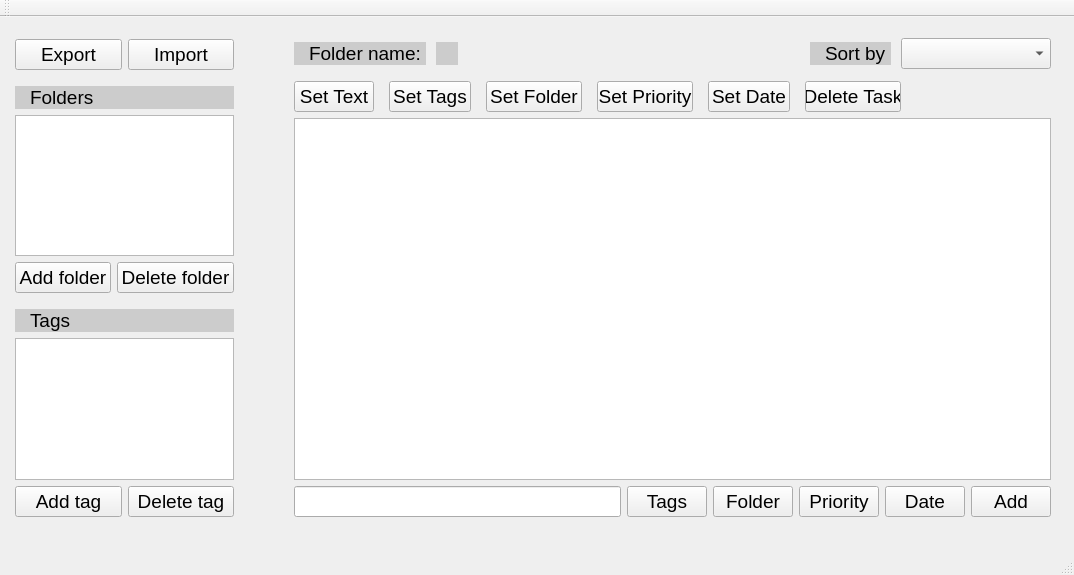
<?xml version="1.0" encoding="UTF-8"?>
<ui version="4.0">
 <class>QtWidgetsApplicationClass</class>
 <widget class="QMainWindow" name="QtWidgetsApplicationClass">
  <property name="geometry">
   <rect>
    <x>0</x>
    <y>0</y>
    <width>1074</width>
    <height>575</height>
   </rect>
  </property>
  <property name="windowTitle">
   <string>QtWidgetsApplication1</string>
  </property>
  <widget class="QWidget" name="centralWidget">
   <widget class="QWidget" name="horizontalLayoutWidget_5">
    <property name="geometry">
     <rect>
      <x>0</x>
      <y>0</y>
      <width>1062</width>
      <height>511</height>
     </rect>
    </property>
    <layout class="QHBoxLayout" name="horizontalLayout_8" stretch="0,0">
     <property name="spacing">
      <number>60</number>
     </property>
     <property name="leftMargin">
      <number>15</number>
     </property>
     <property name="topMargin">
      <number>15</number>
     </property>
     <item>
      <layout class="QVBoxLayout" name="verticalLayout_3">
       <item>
        <layout class="QHBoxLayout" name="horizontalLayout_7">
         <property name="topMargin">
          <number>7</number>
         </property>
         <item>
          <widget class="QPushButton" name="exportButton">
           <property name="font">
            <font>
             <pointsize>14</pointsize>
            </font>
           </property>
           <property name="text">
            <string>Export</string>
           </property>
          </widget>
         </item>
         <item>
          <widget class="QPushButton" name="importButton">
           <property name="font">
            <font>
             <pointsize>14</pointsize>
            </font>
           </property>
           <property name="text">
            <string>Import</string>
           </property>
          </widget>
         </item>
        </layout>
       </item>
       <item>
        <widget class="QLabel" name="label_3">
         <property name="font">
          <font>
           <pointsize>14</pointsize>
          </font>
         </property>
         <property name="styleSheet">
          <string notr="true">background-color: #ccc;
color: #000;
padding-left: 10px;
margin-top: 10px;
margin-left: 0px;</string>
         </property>
         <property name="text">
          <string>Folders</string>
         </property>
        </widget>
       </item>
       <item>
        <widget class="QListWidget" name="folderList">
         <property name="font">
          <font>
           <pointsize>14</pointsize>
          </font>
         </property>
         <property name="cursor" stdset="0">
          <cursorShape>PointingHandCursor</cursorShape>
         </property>
        </widget>
       </item>
       <item>
        <layout class="QHBoxLayout" name="horizontalLayout_4">
         <item>
          <widget class="QPushButton" name="addFolderButton">
           <property name="font">
            <font>
             <pointsize>14</pointsize>
            </font>
           </property>
           <property name="text">
            <string>Add folder</string>
           </property>
          </widget>
         </item>
         <item>
          <widget class="QPushButton" name="deleteFolderButton">
           <property name="font">
            <font>
             <pointsize>14</pointsize>
            </font>
           </property>
           <property name="text">
            <string>Delete folder</string>
           </property>
          </widget>
         </item>
        </layout>
       </item>
       <item>
        <widget class="QLabel" name="label_4">
         <property name="font">
          <font>
           <pointsize>14</pointsize>
          </font>
         </property>
         <property name="styleSheet">
          <string notr="true">background-color: #ccc;
color: #000;
padding-left: 10px;
margin-top: 10px;
margin-left: 0px;</string>
         </property>
         <property name="text">
          <string>Tags</string>
         </property>
        </widget>
       </item>
       <item>
        <widget class="QListWidget" name="tagsList">
         <property name="font">
          <font>
           <pointsize>14</pointsize>
          </font>
         </property>
         <property name="cursor" stdset="0">
          <cursorShape>PointingHandCursor</cursorShape>
         </property>
        </widget>
       </item>
       <item>
        <layout class="QHBoxLayout" name="horizontalLayout_6">
         <item>
          <widget class="QPushButton" name="addTagButton">
           <property name="font">
            <font>
             <pointsize>14</pointsize>
            </font>
           </property>
           <property name="text">
            <string>Add tag</string>
           </property>
          </widget>
         </item>
         <item>
          <widget class="QPushButton" name="deleteTagButton">
           <property name="font">
            <font>
             <pointsize>14</pointsize>
            </font>
           </property>
           <property name="text">
            <string>Delete tag</string>
           </property>
          </widget>
         </item>
        </layout>
       </item>
      </layout>
     </item>
     <item>
      <layout class="QVBoxLayout" name="verticalLayout">
       <item>
        <layout class="QHBoxLayout" name="horizontalLayout_2" stretch="0,0,1,0">
         <property name="spacing">
          <number>0</number>
         </property>
         <item>
          <widget class="QLabel" name="label">
           <property name="font">
            <font>
             <pointsize>14</pointsize>
            </font>
           </property>
           <property name="styleSheet">
            <string notr="true">background-color: #ccc;
color: #000;
padding-left: 10px;
margin: 10px;
margin-left: 0px;</string>
           </property>
           <property name="text">
            <string>Folder name:</string>
           </property>
          </widget>
         </item>
         <item>
          <widget class="QLabel" name="labelTitle">
           <property name="font">
            <font>
             <pointsize>14</pointsize>
             <weight>75</weight>
             <bold>true</bold>
            </font>
           </property>
           <property name="toolTipDuration">
            <number>0</number>
           </property>
           <property name="styleSheet">
            <string notr="true">background-color: #ccc;
color: #000;
padding-left: 10px;
margin: 10px;
margin-left: 0px;
text-align: left;</string>
           </property>
           <property name="text">
            <string/>
           </property>
          </widget>
         </item>
         <item alignment="Qt::AlignRight">
          <widget class="QLabel" name="label_2">
           <property name="font">
            <font>
             <pointsize>14</pointsize>
            </font>
           </property>
           <property name="styleSheet">
            <string notr="true">background-color: #ccc;
padding-left: 10px;
margin: 10px;
margin-left: 150px;
margin-right: 10px;</string>
           </property>
           <property name="text">
            <string>Sort by</string>
           </property>
           <property name="margin">
            <number>0</number>
           </property>
          </widget>
         </item>
         <item alignment="Qt::AlignRight">
          <widget class="QComboBox" name="comboBox">
           <property name="minimumSize">
            <size>
             <width>150</width>
             <height>0</height>
            </size>
           </property>
           <property name="font">
            <font>
             <pointsize>14</pointsize>
            </font>
           </property>
           <property name="styleSheet">
            <string notr="true"/>
           </property>
          </widget>
         </item>
        </layout>
       </item>
       <item>
        <layout class="QHBoxLayout" name="horizontalLayout_3">
         <property name="spacing">
          <number>15</number>
         </property>
         <property name="leftMargin">
          <number>0</number>
         </property>
         <property name="rightMargin">
          <number>150</number>
         </property>
         <item>
          <widget class="QPushButton" name="setTextButton">
           <property name="font">
            <font>
             <pointsize>14</pointsize>
            </font>
           </property>
           <property name="text">
            <string>Set Text</string>
           </property>
          </widget>
         </item>
         <item>
          <widget class="QPushButton" name="setTagsButton">
           <property name="font">
            <font>
             <pointsize>14</pointsize>
            </font>
           </property>
           <property name="text">
            <string>Set Tags</string>
           </property>
          </widget>
         </item>
         <item>
          <widget class="QPushButton" name="setFolderButton">
           <property name="font">
            <font>
             <pointsize>14</pointsize>
            </font>
           </property>
           <property name="text">
            <string>Set Folder</string>
           </property>
          </widget>
         </item>
         <item>
          <widget class="QPushButton" name="setPriorityButton">
           <property name="font">
            <font>
             <pointsize>14</pointsize>
            </font>
           </property>
           <property name="text">
            <string>Set Priority</string>
           </property>
          </widget>
         </item>
         <item>
          <widget class="QPushButton" name="setDateButton">
           <property name="font">
            <font>
             <pointsize>14</pointsize>
            </font>
           </property>
           <property name="text">
            <string>Set Date</string>
           </property>
          </widget>
         </item>
         <item>
          <widget class="QPushButton" name="deleteTaskButton">
           <property name="font">
            <font>
             <pointsize>14</pointsize>
            </font>
           </property>
           <property name="text">
            <string>Delete Task</string>
           </property>
          </widget>
         </item>
        </layout>
       </item>
       <item>
        <widget class="QListWidget" name="taskList">
         <property name="font">
          <font>
           <pointsize>14</pointsize>
          </font>
         </property>
        </widget>
       </item>
       <item>
        <layout class="QHBoxLayout" name="horizontalLayout">
         <item>
          <widget class="QLineEdit" name="textForm">
           <property name="font">
            <font>
             <pointsize>14</pointsize>
            </font>
           </property>
          </widget>
         </item>
         <item>
          <widget class="QPushButton" name="tagsButton">
           <property name="font">
            <font>
             <pointsize>14</pointsize>
            </font>
           </property>
           <property name="text">
            <string>Tags</string>
           </property>
          </widget>
         </item>
         <item>
          <widget class="QPushButton" name="folderButton">
           <property name="font">
            <font>
             <pointsize>14</pointsize>
            </font>
           </property>
           <property name="text">
            <string>Folder</string>
           </property>
          </widget>
         </item>
         <item>
          <widget class="QPushButton" name="priorityButton">
           <property name="font">
            <font>
             <pointsize>14</pointsize>
            </font>
           </property>
           <property name="text">
            <string>Priority</string>
           </property>
          </widget>
         </item>
         <item>
          <widget class="QPushButton" name="dateButton">
           <property name="font">
            <font>
             <pointsize>14</pointsize>
            </font>
           </property>
           <property name="text">
            <string>Date</string>
           </property>
          </widget>
         </item>
         <item>
          <widget class="QPushButton" name="addButton">
           <property name="font">
            <font>
             <pointsize>14</pointsize>
            </font>
           </property>
           <property name="text">
            <string>Add</string>
           </property>
          </widget>
         </item>
        </layout>
       </item>
      </layout>
     </item>
    </layout>
   </widget>
  </widget>
  <widget class="QMenuBar" name="menuBar">
   <property name="geometry">
    <rect>
     <x>0</x>
     <y>0</y>
     <width>1074</width>
     <height>21</height>
    </rect>
   </property>
  </widget>
  <widget class="QToolBar" name="mainToolBar">
   <attribute name="toolBarArea">
    <enum>TopToolBarArea</enum>
   </attribute>
   <attribute name="toolBarBreak">
    <bool>false</bool>
   </attribute>
  </widget>
  <widget class="QStatusBar" name="statusBar"/>
 </widget>
 <layoutdefault spacing="6" margin="11"/>
 <resources>
  <include location="QtWidgetsApplication1.qrc"/>
 </resources>
 <connections/>
</ui>
